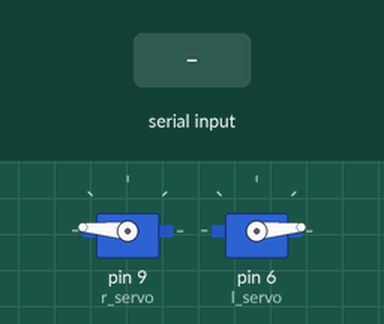
Simulated run of this sketch. Board: Arduino Uno, built with avr-gcc and run on an emulated ATmega328P. Shown: 2 × servo. Inputs (shaded band) come from the test bench.

Above: at 1.2 s.
1.3 s: byte 30 received over Serial
At 2.2 s:
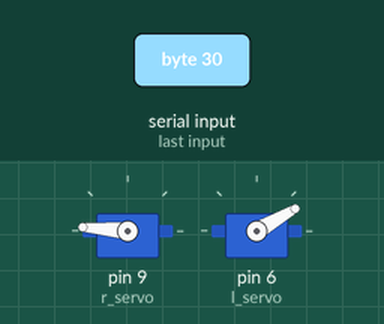
2.8 s: byte 120 received over Serial
At 3.4 s:
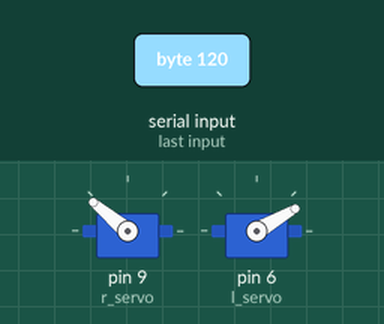
Timing chart, 0 to 5.8 s (numbered marks = the images above; inputs shaded):
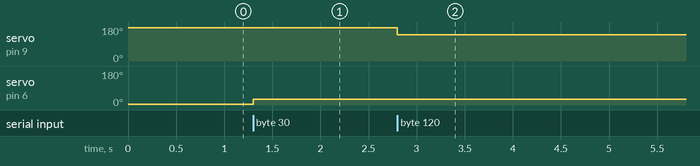

The sketch:

Serial_Event.ino
```cpp
#include <Servo.h>

// servos for right and left grippers
Servo r_servo;
Servo l_servo;

const int max_angle = 80;

// Before running, make sure to adjust the servo such that the closed position
// reflects an angle that is desirable (e.g. no constant load on the servos)

void setup() {
  // initialize serial:
  Serial.begin(115200);

  // Attach to pins 6 and 9. Pins must support PWM.
  r_servo.attach(9);
  l_servo.attach(6);

  // close fully
  l_servo.write(5);
  r_servo.write(175);
}
// The servos are controlled completely over the serial interrupt. This is much
// faster than a polling based setup in the loop.
void loop() {}

void serialEvent() {
  while (Serial.available()) {
    // Depending on the angle, there are multiple options for actuation.
    // If the command is in between [0, max_angle]: actuate left arm
    // If the command is in between [max_angle, 2*max_angle]: actuate right arm
    // If the command is in between [2*max_angle, 3*max_angle]: actuate both
    // arms symmetrically

    int cmd = (int)Serial.read();
    if ((cmd >= 0) && (cmd < max_angle)) { // left arm
      l_servo.write(cmd);
    }

    if ((cmd >= max_angle) && (cmd < 2 * max_angle)) { // right arm
      r_servo.write(180 - (cmd - max_angle));
    }

    if ((cmd >= 2 * max_angle) && (cmd < 3 * max_angle)) { // both arms
      l_servo.write(cmd - 2 * max_angle);
      r_servo.write(180 - (cmd - 2 * max_angle));
    }
  }
}
```

Measured:
- after the input at 1.3 s, servo on pin 6 (l_servo): 5° → 30° at once
- after the input at 2.8 s, servo on pin 9 (r_servo): 175° → 140° at once
